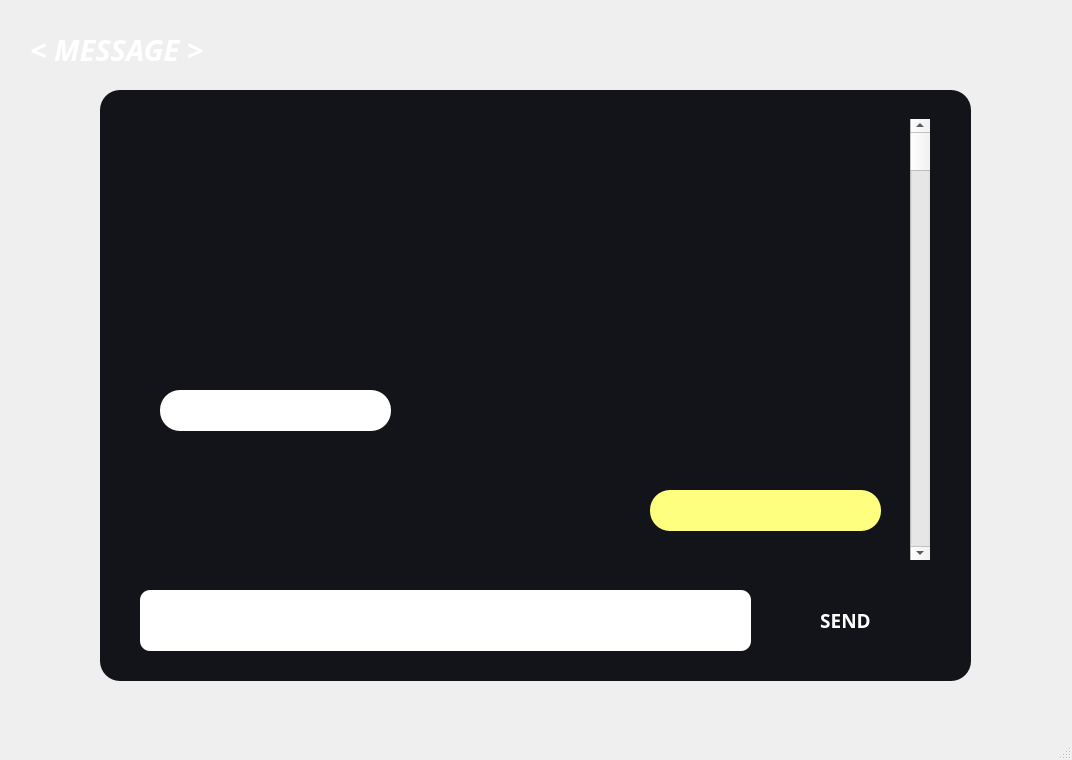
<?xml version="1.0" encoding="UTF-8"?>
<ui version="4.0">
 <class>CHATTING</class>
 <widget class="QMainWindow" name="CHATTING">
  <property name="geometry">
   <rect>
    <x>0</x>
    <y>0</y>
    <width>1072</width>
    <height>760</height>
   </rect>
  </property>
  <property name="windowTitle">
   <string>CHATTING</string>
  </property>
  <property name="windowIcon">
   <iconset>
    <normaloff>chat.png</normaloff>chat.png</iconset>
  </property>
  <widget class="QWidget" name="centralwidget">
   <widget class="QLabel" name="background">
    <property name="geometry">
     <rect>
      <x>0</x>
      <y>0</y>
      <width>1061</width>
      <height>781</height>
     </rect>
    </property>
    <property name="sizePolicy">
     <sizepolicy hsizetype="Minimum" vsizetype="Minimum">
      <horstretch>0</horstretch>
      <verstretch>0</verstretch>
     </sizepolicy>
    </property>
    <property name="minimumSize">
     <size>
      <width>1061</width>
      <height>781</height>
     </size>
    </property>
    <property name="styleSheet">
     <string notr="true">background-image:url(:/image/배경.png)</string>
    </property>
    <property name="text">
     <string/>
    </property>
   </widget>
   <widget class="QLabel" name="window_bg">
    <property name="geometry">
     <rect>
      <x>100</x>
      <y>90</y>
      <width>871</width>
      <height>591</height>
     </rect>
    </property>
    <property name="sizePolicy">
     <sizepolicy hsizetype="Minimum" vsizetype="Minimum">
      <horstretch>0</horstretch>
      <verstretch>0</verstretch>
     </sizepolicy>
    </property>
    <property name="minimumSize">
     <size>
      <width>871</width>
      <height>591</height>
     </size>
    </property>
    <property name="styleSheet">
     <string notr="true">background-color: rgb(18, 20, 26);
border-radius: 20px;
border-color: rgb(0, 0, 0);</string>
    </property>
    <property name="text">
     <string/>
    </property>
   </widget>
   <widget class="QLabel" name="name">
    <property name="geometry">
     <rect>
      <x>30</x>
      <y>30</y>
      <width>301</width>
      <height>41</height>
     </rect>
    </property>
    <property name="sizePolicy">
     <sizepolicy hsizetype="Minimum" vsizetype="Minimum">
      <horstretch>0</horstretch>
      <verstretch>0</verstretch>
     </sizepolicy>
    </property>
    <property name="minimumSize">
     <size>
      <width>301</width>
      <height>41</height>
     </size>
    </property>
    <property name="font">
     <font>
      <family>08SeoulNamsan</family>
      <pointsize>22</pointsize>
      <weight>75</weight>
      <italic>true</italic>
      <bold>true</bold>
      <underline>false</underline>
     </font>
    </property>
    <property name="styleSheet">
     <string notr="true">color: rgb(255, 255, 255);</string>
    </property>
    <property name="text">
     <string>&lt; MESSAGE &gt;</string>
    </property>
   </widget>
   <widget class="QLabel" name="ms_bg">
    <property name="geometry">
     <rect>
      <x>140</x>
      <y>120</y>
      <width>791</width>
      <height>441</height>
     </rect>
    </property>
    <property name="sizePolicy">
     <sizepolicy hsizetype="Minimum" vsizetype="Minimum">
      <horstretch>0</horstretch>
      <verstretch>0</verstretch>
     </sizepolicy>
    </property>
    <property name="minimumSize">
     <size>
      <width>791</width>
      <height>441</height>
     </size>
    </property>
    <property name="styleSheet">
     <string notr="true">background-image: url(:/image/배경.png);
border-radius: 20px;
</string>
    </property>
    <property name="text">
     <string/>
    </property>
   </widget>
   <widget class="QLineEdit" name="input">
    <property name="geometry">
     <rect>
      <x>140</x>
      <y>590</y>
      <width>611</width>
      <height>61</height>
     </rect>
    </property>
    <property name="sizePolicy">
     <sizepolicy hsizetype="Minimum" vsizetype="Minimum">
      <horstretch>0</horstretch>
      <verstretch>0</verstretch>
     </sizepolicy>
    </property>
    <property name="minimumSize">
     <size>
      <width>611</width>
      <height>61</height>
     </size>
    </property>
    <property name="styleSheet">
     <string notr="true">background-image: url(:/image/배경.png);
font: 12pt &quot;08SeoulNamsan&quot;;
border-radius: 10px;
color: rgb(255, 255, 255);</string>
    </property>
   </widget>
   <widget class="QPushButton" name="ptn_send">
    <property name="geometry">
     <rect>
      <x>770</x>
      <y>590</y>
      <width>151</width>
      <height>61</height>
     </rect>
    </property>
    <property name="sizePolicy">
     <sizepolicy hsizetype="Minimum" vsizetype="Minimum">
      <horstretch>0</horstretch>
      <verstretch>0</verstretch>
     </sizepolicy>
    </property>
    <property name="minimumSize">
     <size>
      <width>151</width>
      <height>61</height>
     </size>
    </property>
    <property name="font">
     <font>
      <family>08SeoulNamsan</family>
      <pointsize>14</pointsize>
      <weight>75</weight>
      <bold>true</bold>
     </font>
    </property>
    <property name="styleSheet">
     <string notr="true">background-image: url(:/image/배경.png);
color: rgb(255, 255, 255);
border-radius: 10px;
border-color: rgb(0, 0, 0);</string>
    </property>
    <property name="text">
     <string>SEND</string>
    </property>
   </widget>
   <widget class="QLineEdit" name="lineEdit">
    <property name="geometry">
     <rect>
      <x>160</x>
      <y>390</y>
      <width>231</width>
      <height>41</height>
     </rect>
    </property>
    <property name="styleSheet">
     <string notr="true">border-radius: 20px;
</string>
    </property>
   </widget>
   <widget class="QScrollBar" name="verticalScrollBar">
    <property name="geometry">
     <rect>
      <x>910</x>
      <y>119</y>
      <width>20</width>
      <height>441</height>
     </rect>
    </property>
    <property name="orientation">
     <enum>Qt::Vertical</enum>
    </property>
   </widget>
   <widget class="QLineEdit" name="lineEdit_2">
    <property name="geometry">
     <rect>
      <x>650</x>
      <y>490</y>
      <width>231</width>
      <height>41</height>
     </rect>
    </property>
    <property name="styleSheet">
     <string notr="true">border-radius: 20px;
background-color: rgb(255, 255, 127);
</string>
    </property>
   </widget>
  </widget>
  <widget class="QStatusBar" name="statusbar"/>
 </widget>
 <resources>
  <include location="image.qrc"/>
 </resources>
 <connections/>
</ui>
